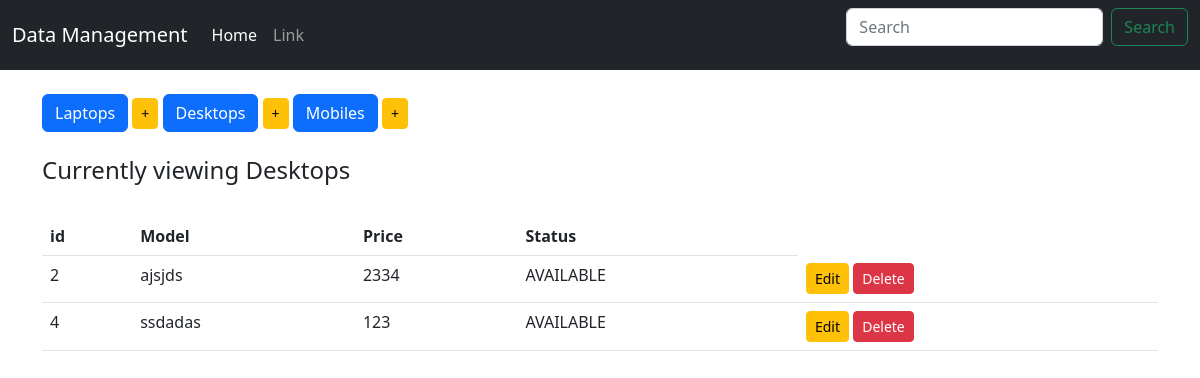
/display_desktops, run on the app's committed database.
### members/models.py (models this page shows, shortened)
class Device(models.Model):
    type = models.CharField(max_length = 100,blank=False)
    price = models.IntegerField()
    choices = (
        ('AVAILABLE','Item ready to be purchased'),
        ('SOLD','Item Sold'),
        ('RESTOCKING','Item restocking in few days')
    )
    status = models.CharField(max_length=10,choices = choices, default="AVAILABLE") # Available ,sold,restocking
    class Meta:
        abstract = True   # this is done so that when migration script runs no table is created of this class

class Desktop(Device):
    pass

### members/views.py (the view)
# urls.py: path('display_desktops',display_desktops,name = 'display_desktops'),
def display_desktops(request):
    items = Desktop.objects.all()
    context = {
        'items' : items,
        'header' : "Desktops",
    }
    return render(request,'index.html',context)

### members/templates/index.html (shortened to what this page needs)
{% extends 'base.html' %}
{% block body %}
    <div class = 'button-group'>
        <a href = "{% url 'display_laptops' %}" class = "btn btn-primary btn-md" role = "button">Laptops</a>
        <a href = "{% url 'add_laptop' %}" class = "btn btn-warning btn-sm" role = "button">+</a>
        <a href = "{% url 'display_desktops' %}" class = "btn btn-primary btn-md" role = "button">Desktops</a>
        <a href = "{% url 'add_desktop' %}" class = "btn btn-warning btn-sm" role = "button">+</a>
        <a href = "{% url 'display_mobiles' %}" class = "btn btn-primary btn-md" role = "button">Mobiles</a>
        <a href = "{% url 'add_mobile' %}" class = "btn btn-warning btn-sm" role = "button">+</a>
    </div>
    <br>
    <h4>Currently viewing {{header}}</h4>
    <br>
    <table class = "table table-hover">
        <thead>
            <tr>
                <th>id</th>
                <th>Model</th>
                <th>Price</th>
                <th>Status</th>
            </tr>
        </thead>
        <tbody>
            {% for item in items%}
                <tr>
                    <td> {{item.pk}}</td>
                    <td> {{item.type}}</td>
                    <td> {{item.price}}</td>
                    <td> {{item.status}}</td>
                    {% if header|lower == "laptops"%}
                        <td>
                            <a href = "{% url 'edit_laptop' item.pk %}" class = "btn btn-warning btn-sm" role = "button">Edit</a>
                            <a href = "{% url 'delete_laptop' item.pk %}" class = "btn btn-danger btn-sm" role = "button">Delete</a>
                        </td>
                    {% elif header|lower == 'desktops'%}
                        <td>
                            <a href = "{% url 'edit_desktop' item.pk %}" class = "btn btn-warning btn-sm" role = "button">Edit</a>
                            <a href = "{% url 'delete_desktop' item.pk %}" class = "btn btn-danger btn-sm" role = "button">Delete</a>
                        </td>
                    {% elif header|lower == "mobiles"%}
                        <td>
                            <a href = "{% url 'edit_mobile' item.pk %}" class = "btn btn-warning btn-sm" role = "button">Edit</a>
                            <a href = "{% url 'delete_mobile' item.pk %}" class = "btn btn-danger btn-sm" role = "button">Delete</a>
                        </td>
                    {% endif %}
                </tr>
            {% endfor%}
        </tbody>
    </table>
{% endblock %}

### data on the page
Desktop: pk "2", type "ajsjds", price "2334", status "AVAILABLE"
Desktop: pk "4", type "ssdadas", price "123", status "AVAILABLE"

### other printed values
{{ header }} "Desktops"
